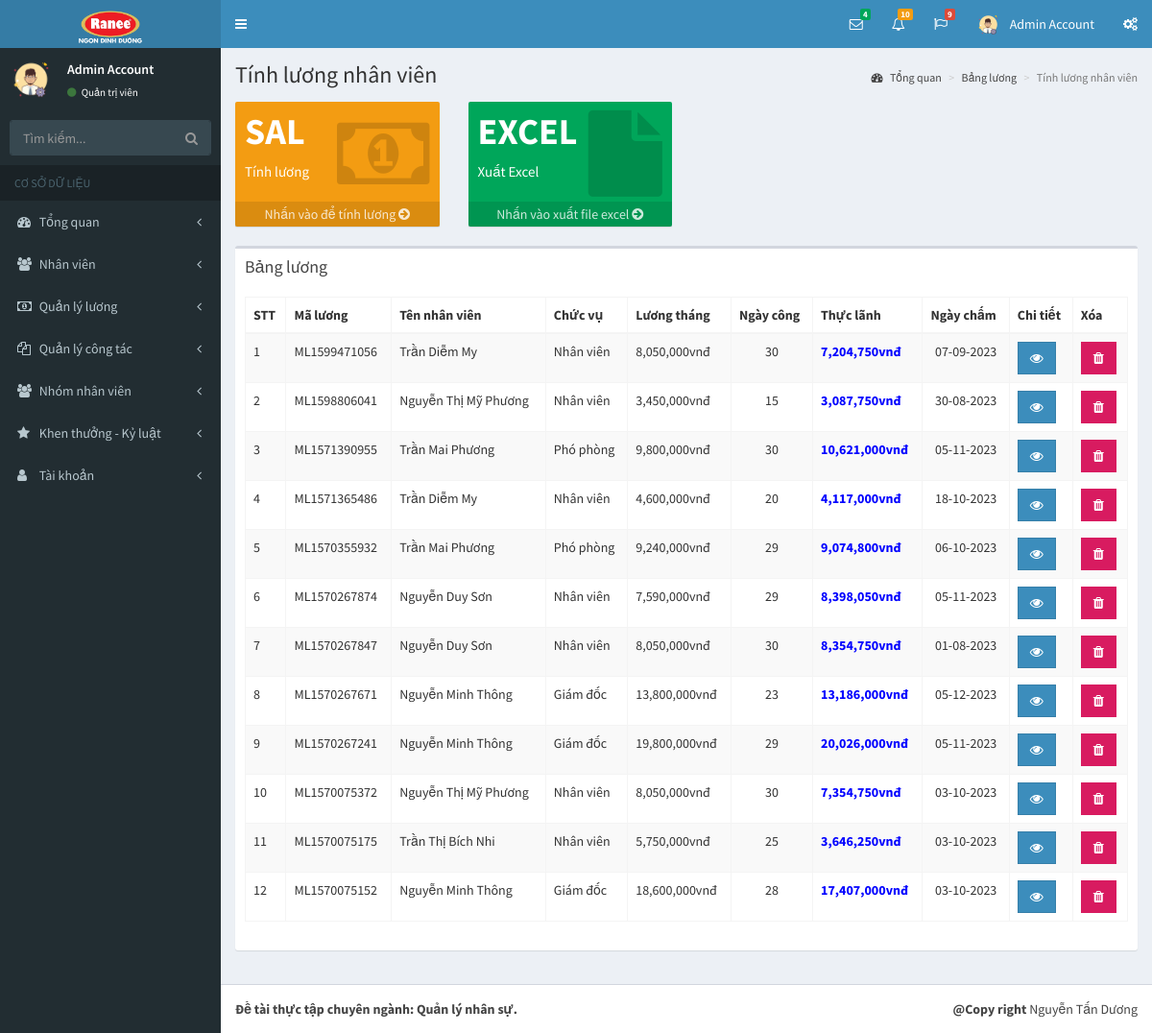
The page /pages/bang-luong.php (signed in) on the database its author committed.
### tables this page shows
CREATE TABLE `tai_khoan` (
  `id` int(11) NOT NULL,
  `ho` varchar(50) NOT NULL,
  `ten` varchar(50) NOT NULL,
  `hinh_anh` varchar(50) NOT NULL,
  `email` varchar(50) NOT NULL,
  `mat_khau` varchar(50) NOT NULL,
  `so_dt` varchar(50) NOT NULL,
  `quyen` tinyint(1) NOT NULL,
  `trang_thai` tinyint(1) NOT NULL,
  `truy_cap` int(11) NOT NULL,
  `ngay_tao` datetime NOT NULL,
  `ngay_sua` datetime NOT NULL
);

CREATE TABLE `luong` (
  `id` int(11) NOT NULL,
  `ma_luong` varchar(50) NOT NULL,
  `nhanvien_id` int(11) NOT NULL,
  `luong_thang` double NOT NULL,
  `ngay_cong` int(11) NOT NULL,
  `phu_cap` double NOT NULL,
  `khoan_nop` double NOT NULL,
  `tam_ung` double NOT NULL,
  `thuc_lanh` double NOT NULL,
  `ngay_cham` date NOT NULL,
  `ghi_chu` varchar(255) NOT NULL,
  `nguoi_tao_id` int(11) NOT NULL,
  `ngay_tao` datetime NOT NULL,
  `nguoi_sua_id` int(11) NOT NULL,
  `ngay_sua` datetime NOT NULL
);

CREATE TABLE `nhanvien` (
  `id` int(11) NOT NULL,
  `ma_nv` varchar(50) NOT NULL,
  `hinh_anh` varchar(255) NOT NULL,
  `ten_nv` varchar(255) NOT NULL,
  `biet_danh` varchar(255) NOT NULL,
  `gioi_tinh` tinyint(1) NOT NULL,
  `ngay_sinh` date NOT NULL,
  `noi_sinh` varchar(255) NOT NULL,
  `hon_nhan_id` int(11) NOT NULL,
  `so_cmnd` varchar(50) NOT NULL,
  `noi_cap_cmnd` varchar(255) NOT NULL,
  `ngay_cap_cmnd` date NOT NULL,
  `nguyen_quan` varchar(255) NOT NULL,
  `quoc_tich_id` int(11) NOT NULL,
  `ton_giao_id` int(11) NOT NULL,
  `dan_toc_id` int(11) NOT NULL,
  `ho_khau` varchar(255) NOT NULL,
  `tam_tru` varchar(255) NOT NULL,
  `loai_nv_id` int(11) NOT NULL,
  `trinh_do_id` int(11) NOT NULL,
  `chuyen_mon_id` int(11) NOT NULL,
  `bang_cap_id` int(11) NOT NULL,
  `phong_ban_id` int(11) NOT NULL,
  `chuc_vu_id` int(11) NOT NULL,
  `trang_thai` tinyint(1) NOT NULL,
  `nguoi_tao_id` int(11) NOT NULL,
  `ngay_tao` datetime NOT NULL,
  `nguoi_sua_id` int(11) NOT NULL,
  `ngay_sua` datetime NOT NULL
);

CREATE TABLE `chuc_vu` (
  `id` int(11) NOT NULL,
  `ma_chuc_vu` varchar(50) NOT NULL,
  `ten_chuc_vu` varchar(255) NOT NULL,
  `luong_ngay` double NOT NULL,
  `ghi_chu` varchar(255) NOT NULL,
  `nguoi_tao` varchar(50) NOT NULL,
  `ngay_tao` datetime NOT NULL,
  `nguoi_sua` varchar(50) NOT NULL,
  `ngay_sua` datetime NOT NULL
);

### pages/bang-luong.php (the view, shortened to what this page needs)
<?php
if(isset($_SESSION['username']) && isset($_SESSION['level']))
{
  include('../layouts/header.php');
  include('../layouts/topbar.php');
  include('../layouts/sidebar.php');
  $showData = "SELECT ma_luong, hinh_anh, nv.id as idNhanVien, ten_nv, ten_chuc_vu, luong_thang, ngay_cong, phu_cap, khoan_nop, tam_ung, thuc_lanh, ngay_cham FROM luong l, nhanvien nv, chuc_vu cv WHERE nv.id = l.nhanvien_id AND nv.chuc_vu_id = cv.id ORDER BY l.id DESC";
  $result = mysqli_query($conn, $showData);
  $arrShow = array();
  while ($row = mysqli_fetch_array($result)) {
    $arrShow[] = $row;
  }
?>
  <div class="content-wrapper">
    <section class="content-header">
      <h1>
       Tính lương nhân viên
      </h1>
      <ol class="breadcrumb">
        <li><a href="index.php?p=index&a=statistic"><i class="fa fa-dashboard"></i> Tổng quan</a></li>
        <li><a href="bang-luong.php?p=salary&a=salary">Bảng lương</a></li>
        <li class="active">Tính lương nhân viên</li>
      </ol>
    </section>
    <section class="content">
      <div class="row">
        <div class="col-lg-3 col-xs-6">
          <div class="small-box bg-yellow">
            <div class="inner">
              <h3>SAL</h3>
              <p>Tính lương</p>
            </div>
            <div class="icon">
              <i class="fa fa-money"></i>
            </div>
            <a href="tinh-luong.php?p=salary&a=salary" class="small-box-footer">
              Nhấn vào để tính lương <i class="fa fa-arrow-circle-right"></i>
            </a>
          </div>
        </div>
        <div class="col-lg-3 col-xs-6">
          <div class="small-box bg-green">
            <div class="inner">
              <h3>EXCEL</h3>
              <p>Xuất Excel</p>
            </div>
            <div class="icon">
              <i class="fa fa-file"></i>
            </div>
            <a href="export-bang-luong.php" class="small-box-footer">
              Nhấn vào xuất file excel <i class="fa fa-arrow-circle-right"></i>
            </a>
          </div>
        </div>
      </div>
      <div class="row">
        <div class="col-xs-12">
          <div class="box">
            <div class="box-header">
              <h3 class="box-title">Bảng lương</h3>
            </div>
            <div class="box-body">
              <div class="table-responsive">
                <table id="example1" class="table table-bordered table-striped">
                  <thead>
                  <tr>
                    <th>STT</th>
                    <th>Mã lương</th>
                    <th>Tên nhân viên</th>
                    <th>Chức vụ</th>
                    <th>Lương tháng</th>
                    <th>Ngày công</th>
                    <th>Thực lãnh</th>
                    <th>Ngày chấm</th>
                    <th>Chi tiết</th>
                    <th>Xóa</th>
                  </tr>
                  </thead>
                  <tbody>
                  <?php
                    $count = 1;
                    foreach ($arrShow as $arrS)
                    {
                  ?>
                      <tr>
                        <td><?php echo $count; ?></td>
                        <td><?php echo $arrS['ma_luong']; ?></td>
                        <td><?php echo $arrS['ten_nv']; ?></td>
                        <td><?php echo $arrS['ten_chuc_vu']; ?></td>
                        <td><?php echo number_format($arrS['luong_thang'])."vnđ"; ?></td>
                        <td class="text-center"><?php echo $arrS['ngay_cong']; ?></td>
                        <td style="color: blue; font-weight: bold;"><?php echo number_format($arrS['thuc_lanh'])."vnđ"; ?></td>
                        <td class="text-center">
                        <?php echo date_format(date_create($arrS['ngay_cham']), "d-m-Y"); ?>
                        </td>
                        <td>
                          <?php
                            if($row_acc['quyen'] == 1)
                            {
                              echo "<form method='POST'>";
                              echo "<button type='submit' class='btn btn-primary btn-flat'  name='chiTietLuong'><i class='fa fa-eye'></i></button>";
                              echo "</form>";
                            }
                            else
                            {
                              echo "<button type='button' class='btn btn-primary btn-flat' disabled><i class='fa fa-eye'></i></button>";
                            }
                          ?>
                        </td>
                        <td>
                          <?php
                            if($row_acc['quyen'] == 1)
                            {
                              echo "<button type='button' class='btn bg-maroon btn-flat' data-toggle='modal' data-target='#exampleModal' data-whatever='".$arrS['ma_luong']."'><i class='fa fa-trash'></i></button>";
                            }
                            else
                            {
                              echo "<button type='button' class='btn bg-maroon btn-flat' disabled><i class='fa fa-trash'></i></button>";
                            }
                          ?>
                        </td>
                      </tr>
                  <?php
                      $count++;
                    }
                  ?>
                  </tbody>
                </table>
              </div>
            </div>
          </div>
        </div>
      </div>
    </section>
  </div>
<?php
  include('../layouts/footer.php');
}
else
{
  header('Location: dang-nhap.php');
}
?>

### layouts/topbar.php (shortened to what this page needs)
<body class="hold-transition skin-blue sidebar-mini">
<div class="wrapper">
  <header class="main-header">
    <a href="index.php?p=index&a=statistic" class="logo">
      <span class="logo-lg"><img src="../dist/images/logo.png" alt=""></span>
    </a>
    <nav class="navbar navbar-static-top">
      <a href="#" class="sidebar-toggle" data-toggle="push-menu" role="button">
      </a>
      <div class="navbar-custom-menu">
        <ul class="nav navbar-nav">
          <li class="dropdown messages-menu">
            <a href="#" class="dropdown-toggle" data-toggle="dropdown">
              <i class="fa fa-envelope-o"></i>
              <span class="label label-success">4</span>
            </a>
          </li>
          <li class="dropdown notifications-menu">
            <a href="#" class="dropdown-toggle" data-toggle="dropdown">
              <i class="fa fa-bell-o"></i>
              <span class="label label-warning">10</span>
            </a>
          </li>
          <li class="dropdown tasks-menu">
            <a href="#" class="dropdown-toggle" data-toggle="dropdown">
              <i class="fa fa-flag-o"></i>
              <span class="label label-danger">9</span>
            </a>
          </li>
          <li class="dropdown user user-menu">
            <a href="#" class="dropdown-toggle" data-toggle="dropdown">
              <img src="../uploads/images/<?php echo $row_acc['hinh_anh']; ?>" class="user-image" alt="User Image">
              <span class="hidden-xs"><?php echo $row_acc['ten']; ?> <?php echo $row_acc['ho']; ?></span>
            </a>
          </li>
          <li>
            <a href="#" data-toggle="control-sidebar"><i class="fa fa-gears"></i></a>
          </li>
        </ul>
      </div>
    </nav>
  </header>

### layouts/sidebar.php (shortened to what this page needs)
<aside class="main-sidebar">
  <section class="sidebar">
    <div class="user-panel">
      <div class="pull-left image">
        <img src="../uploads/images/<?php echo $row_acc['hinh_anh']; ?>" class="img-circle" alt="User Image">
      </div>
      <div class="pull-left info">
        <p>
          <?php echo $row_acc['ten']; ?> <?php echo $row_acc['ho']; ?>
        </p>
        <a href="#"><i class="fa fa-circle text-success"></i>
          <?php
            if($row_acc['quyen'] == 1)
            {
              echo "Quản trị viên";
            }
            else
            {
              echo "Nhân viên";
            }
          ?>
        </a>
      </div>
    </div>
    <form action="#" method="get" class="sidebar-form">
      <div class="input-group">
        <input type="text" name="q" class="form-control" placeholder="Tìm kiếm...">
        <span class="input-group-btn">
              <button type="submit" name="search" id="search-btn" class="btn btn-flat"><i class="fa fa-search"></i>
              </button>
            </span>
      </div>
    </form>
    <ul class="sidebar-menu" data-widget="tree">
      <li class="header">CƠ SỞ DỮ LIỆU</li>
      <li class="<?php if($p == 'index') echo 'active'; ?> treeview">
        <a href="#">
          <i class="fa fa-dashboard"></i> <span>Tổng quan</span>
          <span class="pull-right-container">
            <i class="fa fa-angle-left pull-right"></i>
          </span>
        </a>
      </li>
      <li class="<?php if($p == 'staff') echo 'active'; ?> treeview">
        <a href="#">
          <i class="fa fa-users"></i>
          <span>Nhân viên</span>
          <span class="pull-right-container">
            <i class="fa fa-angle-left pull-right"></i>
          </span>
        </a>
      </li>
      <li class="<?php if($p == 'salary') echo 'active'; ?> treeview">
        <a href="#">
          <i class="fa fa-money"></i>
          <span>Quản lý lương</span>
          <span class="pull-right-container">
            <i class="fa fa-angle-left pull-right"></i>
          </span>
        </a>
      </li>
      <li class="<?php if($p == 'collaborate') echo 'active'; ?> treeview">
        <a href="#">
          <i class="fa fa-files-o"></i>
          <span>Quản lý công tác</span>
          <span class="pull-right-container">
            <i class="fa fa-angle-left pull-right"></i>
          </span>
        </a>
      </li>
      <li class="<?php if($p == 'group') echo 'active'; ?> treeview">
        <a href="#">
          <i class="fa fa-users"></i> <span>Nhóm nhân viên</span>
          <span class="pull-right-container">
            <i class="fa fa-angle-left pull-right"></i>
          </span>
        </a>
      </li>
      <li class="<?php if($p == 'bonus-discipline') echo 'active'; ?> treeview">
        <a href="#">
          <i class="fa fa-star"></i> <span>Khen thưởng - Kỷ luật</span>
          <span class="pull-right-container">
            <i class="fa fa-angle-left pull-right"></i>
          </span>
        </a>
      </li>
      <li class="<?php if($p == 'account') echo 'active'; ?> treeview">
        <a href="#">
          <i class="fa fa-user"></i> <span>Tài khoản</span>
          <span class="pull-right-container">
            <i class="fa fa-angle-left pull-right"></i>
          </span>
        </a>
      </li>
    </ul>
  </section>
</aside>

### rows shown on the page
tai_khoan: hinh_anh (picture), ten "Admin", ho "Account"
luong: ma_luong "ML1599471056", nhanvien.ten_nv "Trần Diễm My", chuc_vu.ten_chuc_vu "Nhân viên", luong_thang "8,050,000", ngay_cong "30", thuc_lanh "7,204,750", ngay_cham "07-09-2023"
luong: ma_luong "ML1598806041", nhanvien.ten_nv "Nguyễn Thị Mỹ Phương", chuc_vu.ten_chuc_vu "Nhân viên", luong_thang "3,450,000", ngay_cong "15", thuc_lanh "3,087,750", ngay_cham "30-08-2023"
luong: ma_luong "ML1571390955", nhanvien.ten_nv "Trần Mai Phương", chuc_vu.ten_chuc_vu "Phó phòng", luong_thang "9,800,000", ngay_cong "30", thuc_lanh "10,621,000", ngay_cham "05-11-2023"
luong: ma_luong "ML1571365486", nhanvien.ten_nv "Trần Diễm My", chuc_vu.ten_chuc_vu "Nhân viên", luong_thang "4,600,000", ngay_cong "20", thuc_lanh "4,117,000", ngay_cham "18-10-2023"
luong: ma_luong "ML1570355932", nhanvien.ten_nv "Trần Mai Phương", chuc_vu.ten_chuc_vu "Phó phòng", luong_thang "9,240,000", ngay_cong "29", thuc_lanh "9,074,800", ngay_cham "06-10-2023"
luong: ma_luong "ML1570267874", nhanvien.ten_nv "Nguyễn Duy Sơn", chuc_vu.ten_chuc_vu "Nhân viên", luong_thang "7,590,000", ngay_cong "29", thuc_lanh "8,398,050", ngay_cham "05-11-2023"
luong: ma_luong "ML1570267847", nhanvien.ten_nv "Nguyễn Duy Sơn", chuc_vu.ten_chuc_vu "Nhân viên", luong_thang "8,050,000", ngay_cong "30", thuc_lanh "8,354,750", ngay_cham "01-08-2023"
luong: ma_luong "ML1570267671", nhanvien.ten_nv "Nguyễn Minh Thông", chuc_vu.ten_chuc_vu "Giám đốc", luong_thang "13,800,000", ngay_cong "23", thuc_lanh "13,186,000", ngay_cham "05-12-2023"
luong: ma_luong "ML1570267241", nhanvien.ten_nv "Nguyễn Minh Thông", chuc_vu.ten_chuc_vu "Giám đốc", luong_thang "19,800,000", ngay_cong "29", thuc_lanh "20,026,000", ngay_cham "05-11-2023"
luong: ma_luong "ML1570075372", nhanvien.ten_nv "Nguyễn Thị Mỹ Phương", chuc_vu.ten_chuc_vu "Nhân viên", luong_thang "8,050,000", ngay_cong "30", thuc_lanh "7,354,750", ngay_cham "03-10-2023"
luong: ma_luong "ML1570075175", nhanvien.ten_nv "Trần Thị Bích Nhi", chuc_vu.ten_chuc_vu "Nhân viên", luong_thang "5,750,000", ngay_cong "25", thuc_lanh "3,646,250", ngay_cham "03-10-2023"
luong: ma_luong "ML1570075152", nhanvien.ten_nv "Nguyễn Minh Thông", chuc_vu.ten_chuc_vu "Giám đốc", luong_thang "18,600,000", ngay_cong "28", thuc_lanh "17,407,000", ngay_cham "03-10-2023"
